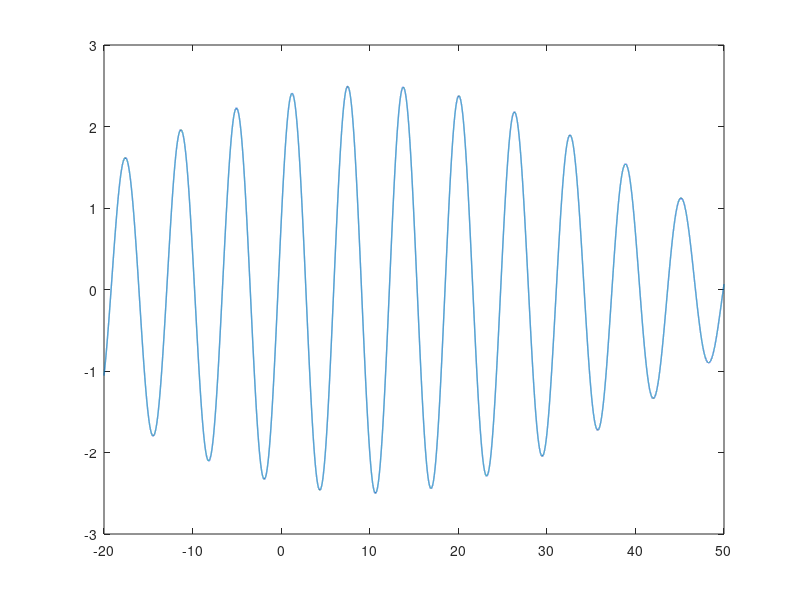

Here is the MATLAB script that generated this plot: (Note: this script raises an error after producing the figure.)
dt = 0.001;
t = -20:dt:50;
ymod = cos(0.3*pi*1/30*(t -10));
A = 2.5;
phi0 = 20 * pi/180;
y = A*sin(t + phi0).*ymod;

figure 
plot(t, y, 'linewidth', 1)
xline(0, 'k', 'lineWidth', 1.5)
yline(0, 'k', 'lineWidth', 1.5)
xlim([-20, 37])
ylim([-4, 4])
ylabel('p(t)')
xlabel('t')
yline([2.5, -2.5], '--r', 'linewidth', 1)


p_rms = max(y) / sqrt(2);
yline(p_rms, '--k', 'LineWidth', 1, 'Label', 'p_{RMS}')